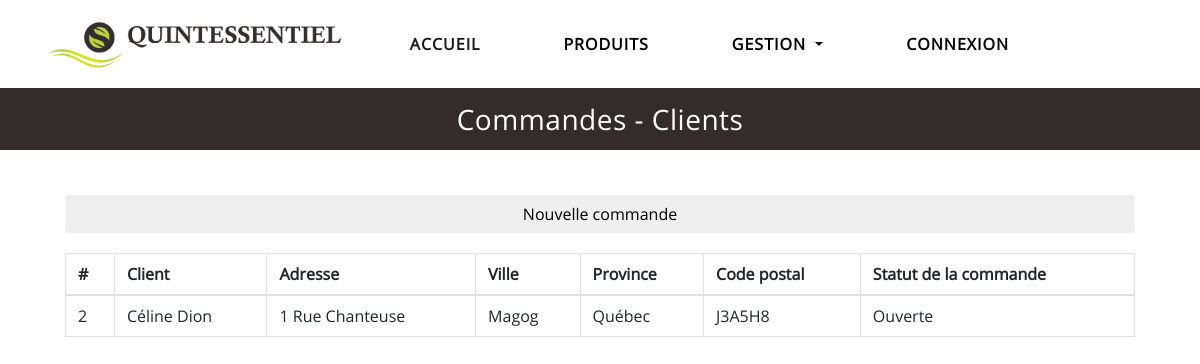
The app's page /order.php with its own data.
### tables this page shows
CREATE TABLE `order` (
	id_order INT NOT NULL AUTO_INCREMENT,
	id_client INT,
	id_user INT,
	id_state INT,
	id_method INT,
	tps DECIMAL(7,2) NOT NULL DEFAULT 0.00,
	tvq DECIMAL(7,2) NOT NULL DEFAULT 0.00,
	total DECIMAL(7,2) NOT NULL DEFAULT 0.00,
	PRIMARY KEY (id_order),
	FOREIGN KEY (id_user) REFERENCES user(id_user),
	FOREIGN KEY (id_client) REFERENCES client(id_client),
	FOREIGN KEY (id_state) REFERENCES state(id_state),
	FOREIGN KEY (id_method) REFERENCES shipping_method(id_method)
);

CREATE TABLE client (
	id_client INT NOT NULL AUTO_INCREMENT,
	name VARCHAR(255) NOT NULL,
	address VARCHAR(255) NOT NULL,
	city VARCHAR(100) NOT NULL,
	province VARCHAR(32) NOT NULL,
	postal_code VARCHAR(32) NOT NULL,
	PRIMARY KEY (id_client)
);

CREATE TABLE state (
	id_state INT NOT NULL AUTO_INCREMENT,
	name VARCHAR(255) NOT NULL,
	description TEXT,
	PRIMARY KEY (id_state)
);

### phpScripts/MgrDbConnection.php (called while the page is built, shortened)
<?php
class MgrDbConnection
{
    public function __construct($dbname, $username, $password, $err)
    {
        try {
            $this->dbConn = new PDO("mysql:host=localhost;dbname=" . $dbname. ";charset=utf8", $username, $password);
        } catch (PDOException $e) {
            throw new Exception("Error creating the DB Connection" . $e->getMessage());
        }
    }
}

### phpScripts/QueryEngine.php (called while the page is built, shortened)
<?php
require_once 'MgrDbConnection.php';
class QueryEngine
{
    private $db;
    public function __construct()
    {
        $this->db = new MgrDbConnection("quintessentieldb", "root", "", true);
    }
    public function executeQuery($queryString, $parametersMap=[])
    {
        $conn = $this->db->getDbConn();
        $query = $queryString;
        $loading = $conn->prepare($query);
        foreach ($parametersMap as $key => $value) {
            $loading->bindValue($key, $value);
        }
        try {
            if (!$loading->execute()) {
                throw new Exception("Error");
            } else {
                return $loading;
            }
        } catch (Exception $e) {
            return false;
        }
    }
}

### phpScripts/Order/MgrOrder.php (called while the page is built, shortened)
<?php
require_once __DIR__ . '/../QueryEngine.php';
require_once __DIR__ . '/Order.php';
class MgrOrder
{
    private $query_engine;
    public function __construct()
    {
        $this->query_engine = new QueryEngine();
    }
    public function getAllOrders()
    {
        $query = "SELECT `order`.`id_order`, `client`.`name` AS 'client_name', `client`.`address`, `client`.`city`, `client`.`province`,
				`client`.`postal_code`, `state`.`name` as 'state_name'
			FROM `order`
			INNER JOIN `state` ON `order`.id_state = `state`.id_state
			INNER JOIN `client` ON `client`.`id_client` = `order`.`id_client`
			WHERE `state`.name != 'Fermée'";
        $resultSet = $this->query_engine->executeQuery($query);
        return $resultSet;
    }
}

### phpScripts/Order/CtrlOrder.php (shortened to what this page needs)
<?php
require_once __DIR__ . '/MgrOrder.php';
require_once __DIR__ . '/Order.php';
class CtrlOrder
{
    private $mgrOrder;
    public function __construct()
    {
        $this->mgrOrder = new MgrOrder();
    }
    public function loadAllOrders()
    {
        $orders = $this->mgrOrder->getAllOrders();
        foreach ($orders as $row) {
            $element = "<tr class=\"order\">";
            $element .= "<td id=\"id-order-" . $row['id_order'] . "\">" . $row['id_order'] . "</td>";
            $element .= "<td id=\"client-name-" . $row['id_order'] . "\">" . $row['client_name'] . "</td>";
            $element .= "<td id=\"address-" . $row['id_order'] . "\">" . $row['address'] . "</td>";
            $element .= "<td id=\"city-" . $row['id_order'] . "\">" . $row['city'] . "</td>";
            $element .= "<td id=\"province-" . $row['id_order'] . "\">" . $row['province'] . "</td>";
            $element .= "<td id=\"postal_code-" . $row['id_order'] . "\">" . $row['postal_code'] . "</td>";
            $element .= "<td id=\"state-name-" . $row['id_order'] . "\">" . $row['state_name'] . "</td>";
            $element .= "</tr>";
            echo $element;
        }
    }
}
?>

### css/style_index.css (style rules this page uses)
html, body, div, span, applet, object, iframe, h1, h2, h3, h4, h5, h6, p, blockquote, pre, a, abbr, acronym, address, big, cite, code, del, dfn, em, img, ins, kbd, q, s, samp, small, strike, strong, sub, sup, tt, var, b, u, i, center, dl, dt, dd, ol, ul, li, fieldset, form, label, legend, table, caption, tbody, tfoot, thead, tr, th, td, article, aside, canvas, details, embed, figure, figcaption, footer, header, hgroup, menu, nav, output, ruby, section, summary, time, mark, audio, video { margin: 0; padding: 0; border: 0; vertical-align: baseline; }
article, aside, details, figcaption, figure, footer, header, hgroup, menu, nav, section { display: block; }
body { line-height: 1; }
ol, ul { list-style: none; }
* { box-sizing: border-box; }
body { font-family: 'OpenSans', Arial, Helvetica, sans-serif; padding:0; overflow-x: hidden; }
img { max-width: 100%; height: auto; }
.img-logo-nav { width: 350px; max-width: 100%; height: auto; display: block; margin: 5px 30px; }
.navbar-light { background-color: #fff !important; }
.navbar-nav { margin-right: 100px; padding:0; }
.navbar-light .navbar-nav .nav-link { margin-right: 50px; }
.navbar-light .navbar-nav .nav-link { padding-right: 25px; color: #000; text-transform: uppercase; letter-spacing: 1px; font-weight: 600; }

### records on screen
order: id_order "2", id_client.name "Céline Dion", id_client.address "1 Rue Chanteuse", id_client.city "Magog", id_client.province "Québec", id_client.postal_code "J3A5H8", id_state.name "Ouverte"
